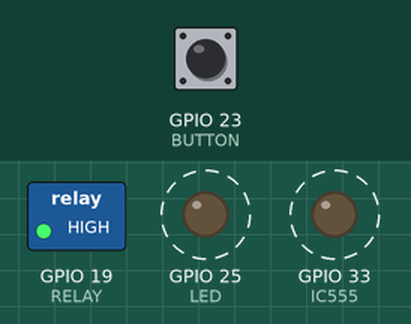
Bench run of a sketch on a simulated ESP32. Shown: switched loads named in the sketch (green lamp = pin HIGH), output pins drawn as LEDs (lit = HIGH). Dashed ring = blinking. The test bench sets the inputs (shaded band); at power-on: GPIO 23 (BUTTON) HIGH. WiFi joins after 1.5 s; servers stay silent unless stated; random numbers use the default seed unless the sketch sets one; EEPROM starts erased; no MQTT or app messages arrive unless stated; what the sketch prints to the serial monitor is not drawn.

Above: at 2.7 s.
2.8 s: GPIO 23 (BUTTON) pulled LOW for 0.15 s
At 4.3 s:
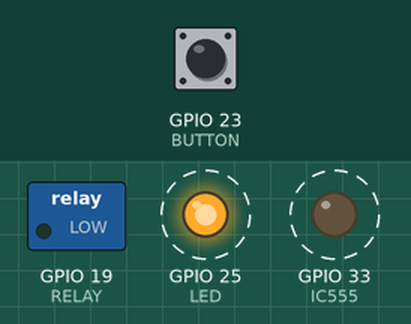
5.9 s: GPIO 23 (BUTTON) pulled LOW for 1 s
At 8.6 s:
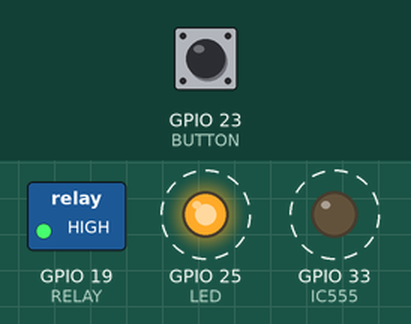
9.9 s: GPIO 23 (BUTTON) pulled LOW for 0.15 s
At 11.7 s:
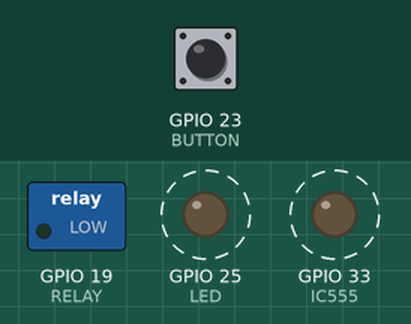
13.0 s: GPIO 23 (BUTTON) pulled LOW for 3.2 s
At 14.7 s:
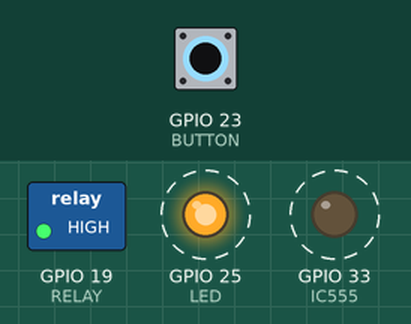
Timing chart, 0 to 18.7 s (numbered marks = the images above; inputs shaded):
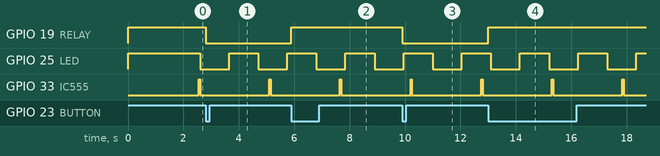

The sketch:

RD_DENTRAN2.ino
```cpp
#include "Control.h"
#include "Mqtt.h"
#include "Timer.h"

unsigned long currentMillis = 0;

void setup() {
  Serial.begin(9600);
  Control_Init();
  Timer_Init();

  // initialize EEPROM with predefined size
  EEPROM.begin(EEPROM_SIZE);
  STATE_RELAY_REF = STATE_RELAY = EEPROM.read(0);
  digitalWrite(RELAY, STATE_RELAY);

  setup_wifi();
  client.setServer(mqtt_server, mqtt_port);
  client.setCallback(callback);

  OTA_Init();
}

void loop() {

  server.handleClient();
  delay(1);

  if (WiFi.status() != WL_CONNECTED) {
    Serial.println("WiFi connection lost");
    connect_mqtt = 0;
    setup_wifi(); // Gọi hàm để kết nối lại với WiFi
  }

  if (!client.connected()) {
    reconnect();
  } else {
    client.loop();
  }

  if(send_ip == 1){
    Pus_Info();
    send_ip = 0;
  }

  if(connect_mqtt == 0){
    connect_mqtt = 1;
    khoidong = 0;
    STATE_RELAY_REF = STATE_RELAY = EEPROM.read(0);
    digitalWrite(RELAY, STATE_RELAY);
    if(STATE_RELAY_REF == 1){
      publishMessage(TOPIC, "1");
    } else if(STATE_RELAY_REF == 0){
      publishMessage(TOPIC, "0");
    }
  }

  if(STATE_RELAY_REF != STATE_RELAY){
    STATE_RELAY_REF = STATE_RELAY;
    EEPROM.write(0, STATE_RELAY);
    EEPROM.commit();
    Serial.println(EEPROM.read(0));
    if(STATE_RELAY_REF == 1){
      publishMessage(TOPIC, "1");
    } else if(STATE_RELAY_REF == 0){
      publishMessage(TOPIC, "0");
    }
  }
}
```

Control.h
```cpp
#define RELAY    19
#define LED      25
#define BUTTON   23
#define IC555    33

#define RELAY_ON   digitalWrite(RELAY, 1)
#define RELAY_OFF  digitalWrite(RELAY, 0)

uint8_t REF_BT = 1;
uint8_t STATE_RELAY = 0;
uint8_t STATE_RELAY_REF = 0;

void Control_Init(){
  pinMode(RELAY, OUTPUT);
  pinMode(LED,   OUTPUT);
  pinMode(IC555,   OUTPUT);
  pinMode(BUTTON, INPUT_PULLUP);

  //RELAY_OFF;
  Serial.println("- CONTROL INIT DONE");
}
```

Mqtt.h
```cpp
#include <Arduino.h>
#include <WiFi.h>
#include <PubSubClient.h>
#include <esp_task_wdt.h>
#include <ArduinoJson.h>
#include "OTA.h"
#include <EEPROM.h>

// define the number of bytes you want to access
#define EEPROM_SIZE 512

DynamicJsonDocument jsonDoc_send(1024);

//------Wifi Information---------------

// const char* ssid = "MEIGROUP_DC2.4";     //Wifi connect
// const char* password = "meigroupiot88";  //Password

// const char* ssid = "MEIGROUP01 - 2.4GHZ";  //Wifi connect
// const char* password = "77namhai88";       //Password

const char* ssid = "MEIGROUP COMPANY";
const char* password = "@meigroup2025";


//------MQTT Information---------------
const char* mqtt_server = "meigroup2025.ddns.net";
const int mqtt_port = 1883;
const char* mqtt_username = "meigroup";  //User
const char* mqtt_password = "@778899";   //Password

const char* TOPIC = "MEIGROUP/RD/TB6";

bool khoidong = 0;

WiFiClient espClient;
PubSubClient client(espClient);

uint8_t connect_mqtt = 0;

void setup_wifi() {
  Serial.println();
  Serial.print("Connecting to ");
  Serial.println(ssid);
  WiFi.begin(ssid, password);
  while (WiFi.status() != WL_CONNECTED) {
    digitalWrite(LED, 1);
    Serial.print(".");
    delay(500);
    if(STATE_RELAY_REF != STATE_RELAY){
      STATE_RELAY_REF = STATE_RELAY;
      EEPROM.write(0, STATE_RELAY);
      EEPROM.commit();
    }
  }
  randomSeed(micros());
  Serial.println("");
  Serial.println("WiFi connected");
  Serial.print("IP address: ");
  Serial.println(WiFi.localIP());
}

void reconnect() {
  while (!client.connected()) {
    Serial.print("Attempting MQTT connection...");
    String clientID = "ESPClient-";
    clientID += String(random(0xffff), HEX);
    connect_mqtt = 0;
    if (client.connect(clientID.c_str(), mqtt_username, mqtt_password)) {
      Serial.println("Connected");
      client.subscribe(TOPIC);
    } else {
      Serial.print("Failed, rc=");
      Serial.print(client.state());
      Serial.println(" Try again in 500 ms");
      delay(500);
      Serial.println();
      digitalWrite(LED, 1);
      if(STATE_RELAY_REF != STATE_RELAY){
        STATE_RELAY_REF = STATE_RELAY;
        EEPROM.write(0, STATE_RELAY);
        EEPROM.commit();
      }
    }
  }
}

void publishMessage(const char* topic, String payload) {
  client.publish(topic, payload.c_str());
}

void callback(char* topic, byte* payload, unsigned int length) {
  String incommingMessage = "";
  for (int i = 0; i < length; i++) incommingMessage += (char)payload[i];
  //Serial.println("Massage arived [" + String(topic) + "]" + incommingMessage);

  if (khoidong == 1) {
    if (String(topic) == TOPIC) {
      if (payload[0] == '1') {
        RELAY_ON;
        STATE_RELAY_REF = STATE_RELAY = 1;
        EEPROM.write(0, STATE_RELAY);
        EEPROM.commit();
      }
      if (payload[0] == '0') {
        RELAY_OFF;
        STATE_RELAY_REF = STATE_RELAY = 0;
        EEPROM.write(0, STATE_RELAY);
        EEPROM.commit();
      }
    }
  }
  khoidong = 1;
}

void Pus_Info() {
  jsonDoc_send["IP"] = WiFi.localIP().toString();
  jsonDoc_send["RSSI"] = WiFi.RSSI();
  jsonDoc_send["MAC"] = WiFi.macAddress();
  jsonDoc_send["SSID"] = WiFi.SSID();
  String jsonString_send;
  serializeJson(jsonDoc_send, jsonString_send);
  publishMessage("MEIGROUP/OTA/RD/DENTRAN2", jsonString_send.c_str());
  jsonDoc_send.clear();
}
```

OTA.h
```cpp
#include <WiFiClient.h>
#include <WebServer.h>
#include <ESPmDNS.h>
#include <Update.h>

WebServer server(80);

const char* host = "esp32";

/* Style */
String style =
"<style>#file-input,input{width:100%;height:44px;border-radius:4px;margin:10px auto;font-size:15px}"
"input{background:#f1f1f1;border:0;padding:0 15px}body{background:#3498db;font-family:sans-serif;font-size:14px;color:#777}"
"#file-input{padding:0;border:1px solid #ddd;line-height:44px;text-align:left;display:block;cursor:pointer}"
"#bar,#prgbar{background-color:#f1f1f1;border-radius:10px}#bar{background-color:#3498db;width:0%;height:10px}"
"form{background:#fff;max-width:258px;margin:75px auto;padding:30px;border-radius:5px;text-align:center}"
".btn{background:#3498db;color:#fff;cursor:pointer}</style>";

/* Login page */
String loginIndex =
"<form name=loginForm>"
"<h1>RD_DENTRAN2</h1>"
"<input name=userid placeholder='User ID'> "
"<input name=pwd placeholder=Password type=Password> "
"<input type=submit onclick=check(this.form) class=btn value=Login></form>"
"<script>"
"function check(form) {"
"if(form.userid.value=='meigroup' && form.pwd.value=='77namhai88')"
"{window.open('/serverIndex')}"
"else"
"{alert('Error Password or Username')}"
"}"
"</script>" + style;

/* Server Index Page */
String serverIndex =
"<script src='https://ajax.googleapis.com/ajax/libs/jquery/3.2.1/jquery.min.js'></script>"
"<form method='POST' action='#' enctype='multipart/form-data' id='upload_form'>"
"<input type='file' name='update' id='file' onchange='sub(this)' style=display:none>"
"<label id='file-input' for='file'>   Choose file...</label>"
"<input type='submit' class=btn value='Update'>"
"<br><br>"
"<div id='prg'></div>"
"<br><div id='prgbar'><div id='bar'></div></div><br></form>"
"<script>"
"function sub(obj){"
"var fileName = obj.value.split('\\\\');"
"document.getElementById('file-input').innerHTML = '   '+ fileName[fileName.length-1];"
"};"
"$('form').submit(function(e){"
"e.preventDefault();"
"var form = $('#upload_form')[0];"
"var data = new FormData(form);"
"$.ajax({"
"url: '/update',"
"type: 'POST',"
"data: data,"
"contentType: false,"
"processData:false,"
"xhr: function() {"
"var xhr = new window.XMLHttpRequest();"
"xhr.upload.addEventListener('progress', function(evt) {"
"if (evt.lengthComputable) {"
"var per = evt.loaded / evt.total;"
"$('#prg').html('progress: ' + Math.round(per*100) + '%');"
"$('#bar').css('width',Math.round(per*100) + '%');"
"}"
"}, false);"
"return xhr;"
"},"
"success:function(d, s) {"
"console.log('success!') "
"},"
"error: function (a, b, c) {"
"}"
"});"
"});"
"</script>" + style;

void OTA_Init(){
  /*use mdns for host name resolution*/
  if (!MDNS.begin(host)) { //http://esp32.local
    Serial.println("Error setting up MDNS responder!");
    while (1) {
      delay(1000);
    }
  }
  Serial.println("mDNS responder started");
  /*return index page which is stored in serverIndex */
  server.on("/", HTTP_GET, []() {
    server.sendHeader("Connection", "close");
    server.send(200, "text/html", loginIndex);
  });
  server.on("/serverIndex", HTTP_GET, []() {
    server.sendHeader("Connection", "close");
    server.send(200, "text/html", serverIndex);
  });
  /*handling uploading firmware file */
  server.on("/update", HTTP_POST, []() {
    server.sendHeader("Connection", "close");
    server.send(200, "text/plain", (Update.hasError()) ? "FAIL" : "OK");
    ESP.restart();
  }, []() {
    HTTPUpload& upload = server.upload();
    if (upload.status == UPLOAD_FILE_START) {
      Serial.printf("Update: %s\n", upload.filename.c_str());
      if (!Update.begin(UPDATE_SIZE_UNKNOWN)) { //start with max available size
        Update.printError(Serial);
      }
    } else if (upload.status == UPLOAD_FILE_WRITE) {
      /* flashing firmware to ESP*/
      if (Update.write(upload.buf, upload.currentSize) != upload.currentSize) {
        Update.printError(Serial);
      }
    } else if (upload.status == UPLOAD_FILE_END) {
      if (Update.end(true)) { //true to set the size to the current progress
        Serial.printf("Update Success: %u\nRebooting...\n", upload.totalSize);
      } else {
        Update.printError(Serial);
      }
    }
  });
  server.begin();
}
```

Timer.h
```cpp
hw_timer_t* timer = NULL;  //
int cnt_blink = 0;
int cnt_ota = 0;
uint8_t send_ip = 0;
uint8_t cnt_ic555 = 0;

void IRAM_ATTR Timer() {  // Hàm ngắt Timer 50ms

  if(cnt_ic555 >= 50){// 5s sẽ kích IC555 1 lần
    digitalWrite(IC555, 1);
    cnt_ic555 = 0;
  } else {
    digitalWrite(IC555, 0);
    cnt_ic555++;
  }

  if(digitalRead(BUTTON) != REF_BT){
    if(digitalRead(BUTTON) == 0){
      if(STATE_RELAY == 0){
        STATE_RELAY = 1;
        digitalWrite(RELAY, STATE_RELAY);
      } else {
        STATE_RELAY = 0;
        digitalWrite(RELAY, STATE_RELAY);
      }
    }
  }
  REF_BT = digitalRead(BUTTON);

  if(connect_mqtt == 1){
    if(cnt_blink == 20){
      cnt_blink = 0;
      digitalWrite(LED, !digitalRead(LED));
    }
    else {
      cnt_blink++;
    }

    if(cnt_ota == 400){
      if(send_ip == 0){
        send_ip = 1;
      }
      cnt_ota = 0;
    } else {
      cnt_ota++;
    }

  } else {
    digitalWrite(LED, 1);
  }
}

void Timer_Init(){
  timer = timerBegin(0, 80, true);
  timerAttachInterrupt(timer, &Timer, true);
  timerAlarmWrite(timer, 50000, true);  //ngắt 50ms
  timerAlarmEnable(timer);
  Serial.println("- TIMER START");
}
```

Measured:
- after the input at 2.8 s, GPIO 19 (RELAY): HIGH → LOW at once
- after the input at 5.9 s, GPIO 19 (RELAY): LOW → HIGH at once
- after the input at 9.9 s, GPIO 19 (RELAY): HIGH → LOW at once
- after the input at 13.0 s, GPIO 19 (RELAY): LOW → HIGH at once
- by itself, GPIO 25 (LED): alternates HIGH for 1.1 s and LOW for 1.1 s
- by itself, GPIO 33 (IC555): alternates HIGH for 0.05 s and LOW for 2.5 s
